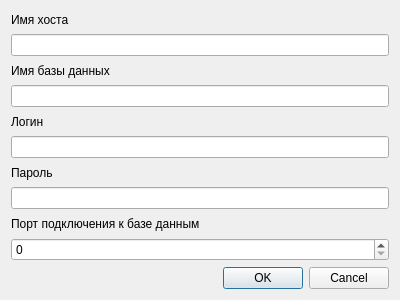
<?xml version="1.0" encoding="UTF-8"?>
<ui version="4.0">
 <class>ConnectDB</class>
 <widget class="QDialog" name="ConnectDB">
  <property name="geometry">
   <rect>
    <x>0</x>
    <y>0</y>
    <width>400</width>
    <height>300</height>
   </rect>
  </property>
  <property name="windowTitle">
   <string>Dialog</string>
  </property>
  <layout class="QVBoxLayout" name="verticalLayout">
   <item>
    <layout class="QVBoxLayout" name="verticalLayout_3">
     <item>
      <widget class="QLabel" name="L_nameHost">
       <property name="text">
        <string>Имя хоста</string>
       </property>
      </widget>
     </item>
     <item>
      <widget class="QLineEdit" name="LE_nameHost"/>
     </item>
     <item>
      <widget class="QLabel" name="L_nameDB">
       <property name="text">
        <string>Имя базы данных</string>
       </property>
      </widget>
     </item>
     <item>
      <widget class="QLineEdit" name="LE_nameDB"/>
     </item>
     <item>
      <widget class="QLabel" name="L_login">
       <property name="text">
        <string>Логин</string>
       </property>
      </widget>
     </item>
     <item>
      <widget class="QLineEdit" name="LE_login"/>
     </item>
     <item>
      <widget class="QLabel" name="L_password">
       <property name="text">
        <string>Пароль</string>
       </property>
      </widget>
     </item>
     <item>
      <widget class="QLineEdit" name="LE_password">
       <property name="text">
        <string/>
       </property>
       <property name="placeholderText">
        <string/>
       </property>
      </widget>
     </item>
     <item>
      <widget class="QLabel" name="L_portConnectToDB">
       <property name="text">
        <string>Порт подключения к базе данным</string>
       </property>
      </widget>
     </item>
     <item>
      <widget class="QSpinBox" name="sB_portConnectToDB"/>
     </item>
    </layout>
   </item>
   <item>
    <widget class="QDialogButtonBox" name="buttonBox">
     <property name="orientation">
      <enum>Qt::Horizontal</enum>
     </property>
     <property name="standardButtons">
      <set>QDialogButtonBox::Cancel|QDialogButtonBox::Ok</set>
     </property>
    </widget>
   </item>
  </layout>
 </widget>
 <resources/>
 <connections>
  <connection>
   <sender>buttonBox</sender>
   <signal>accepted()</signal>
   <receiver>ConnectDB</receiver>
   <slot>accept()</slot>
   <hints>
    <hint type="sourcelabel">
     <x>248</x>
     <y>254</y>
    </hint>
    <hint type="destinationlabel">
     <x>157</x>
     <y>274</y>
    </hint>
   </hints>
  </connection>
  <connection>
   <sender>buttonBox</sender>
   <signal>rejected()</signal>
   <receiver>ConnectDB</receiver>
   <slot>reject()</slot>
   <hints>
    <hint type="sourcelabel">
     <x>316</x>
     <y>260</y>
    </hint>
    <hint type="destinationlabel">
     <x>286</x>
     <y>274</y>
    </hint>
   </hints>
  </connection>
 </connections>
</ui>
